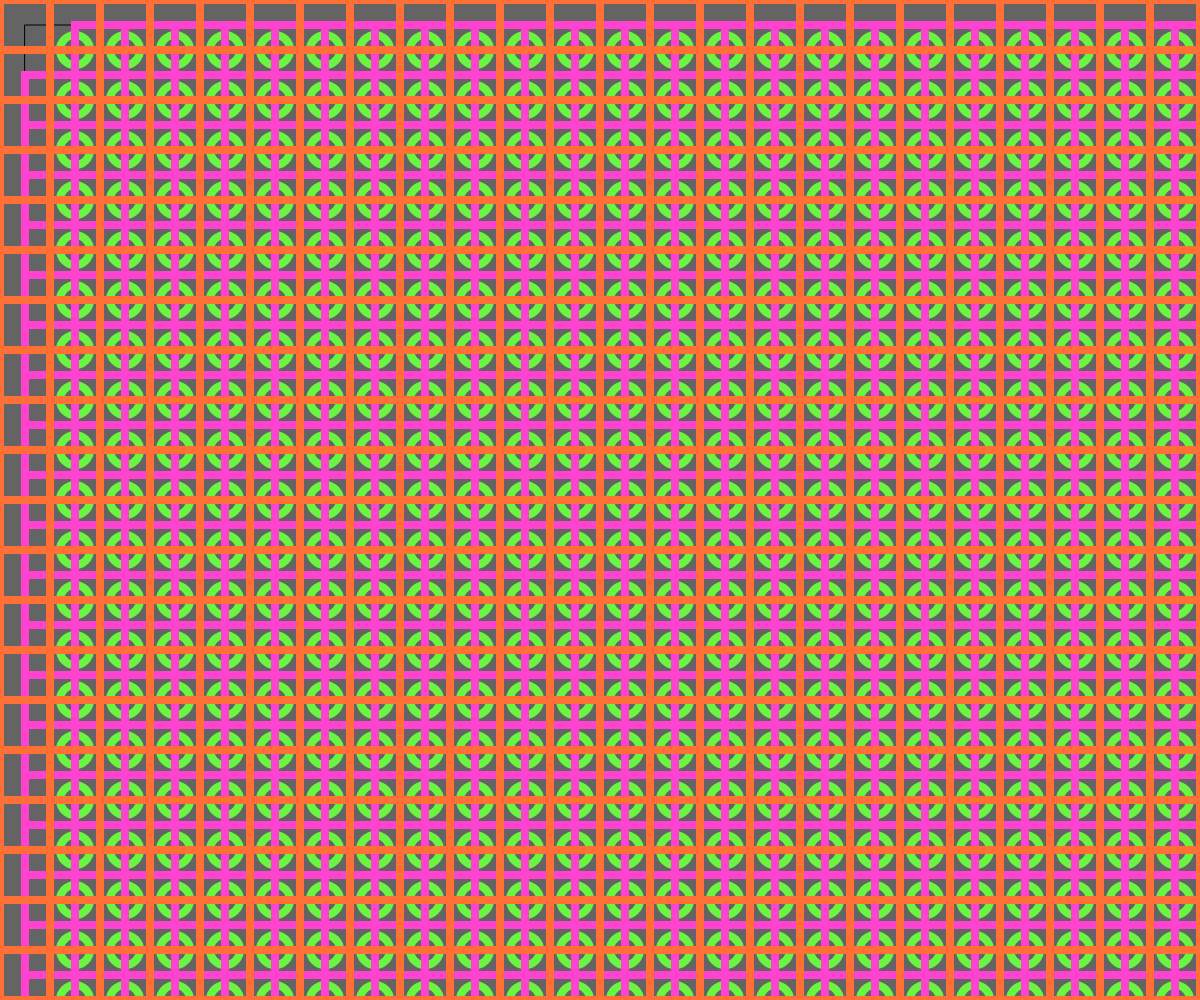
Frame 1 (no input)
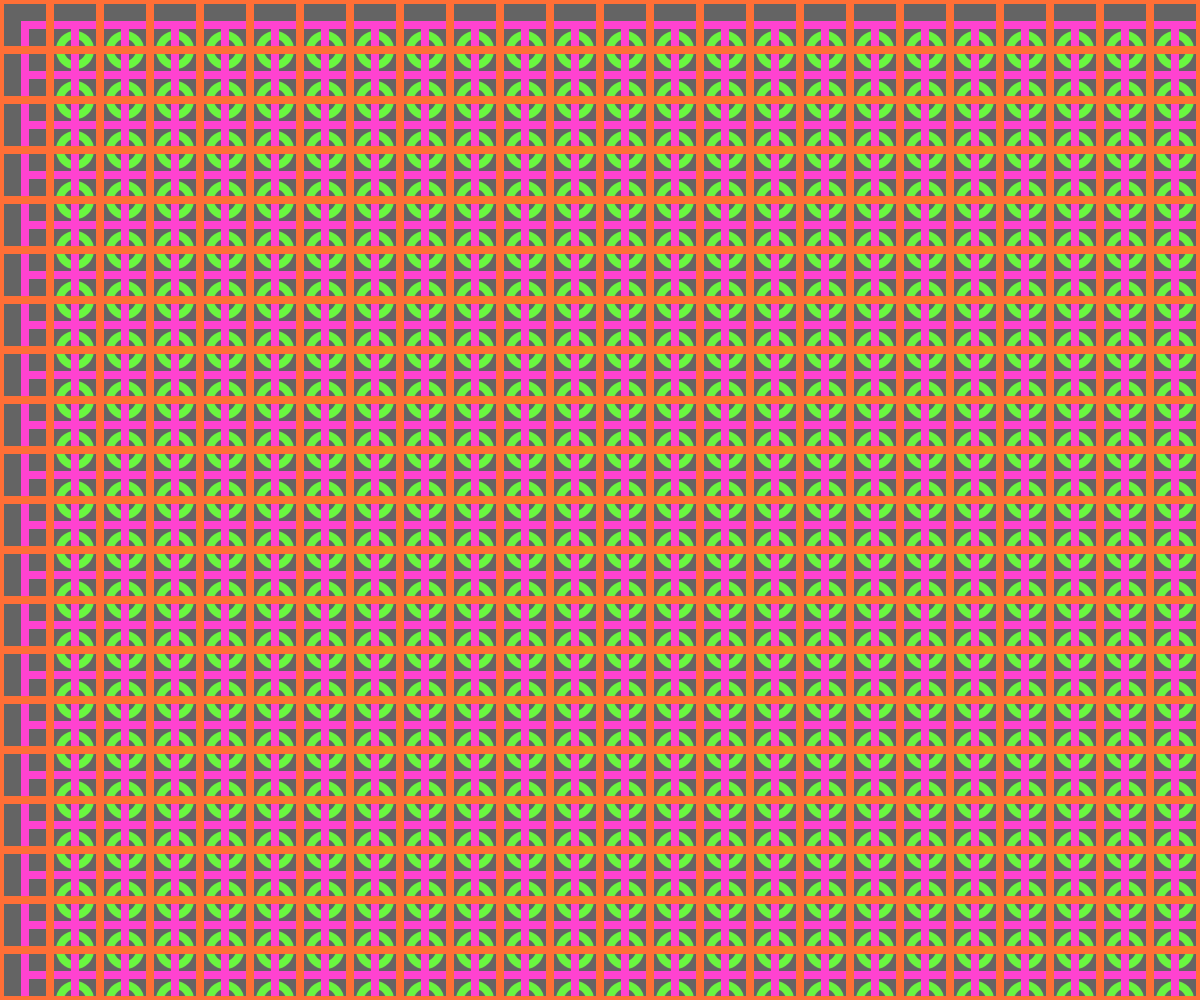
Frame 60 (no input)
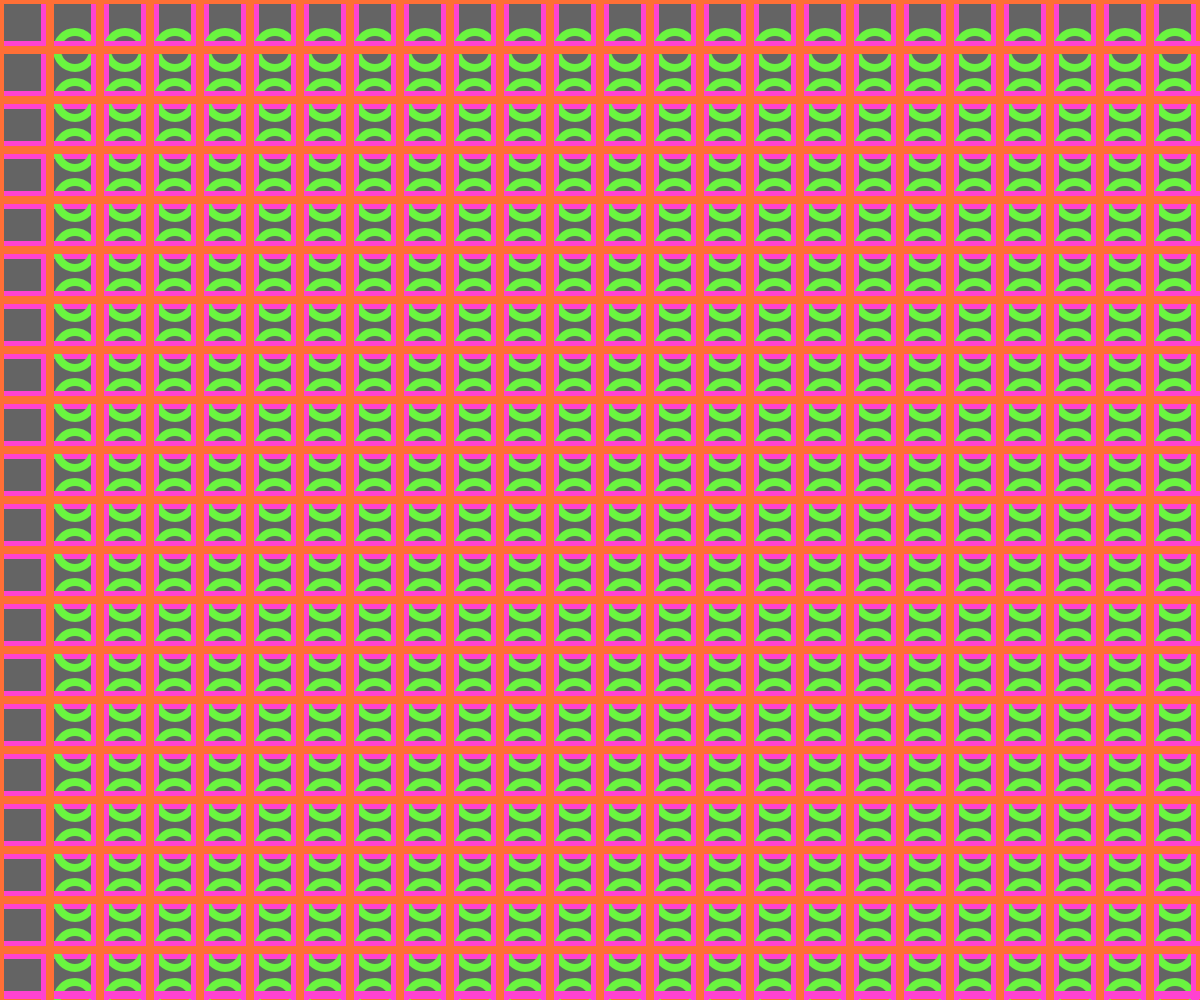
Frame 120 (the mouse pressed at the canvas centre since frame 60)

The p5.js sketch that drew these frames (run headless with seeded random() and noise() and a simulated clock; from frame 60 on, the mouse is pressed at the canvas centre):

// p5.js sketch
// ── sketch.js
function setup() {
	createCanvas(windowWidth, windowHeight);
}
function draw() {
background(100) //背景顏色灰色
noFill()//不充滿顏色
//stroke(255)	
//rect(100,100,50)
rectMode(CENTER)	
//ellipse(125,100,30) 	
//rect(100,100,100)
for(var j=-1;j<int(height/(50));j++){
    for(var i=-1;i<int(width/(50));i++){	
       rect(100+(i*50),100+(j*50),50+mouseX/10) 
			stroke("#6AF540")//綠
			strokeWeight(8)
	     ellipse(125+(i*50),100+(j*50),30+mouseX/100) 
			stroke("#FF6F36")//橘
        rect(100+(i*50),100+(j*50),100+mouseY/5)  
			stroke("#FF42D0")//粉
    }    
  }
}
